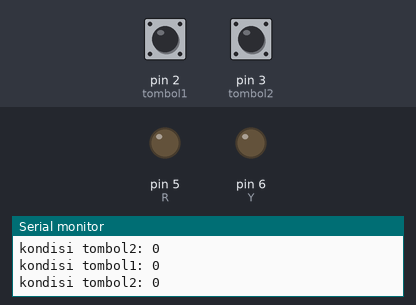
Bench run of a sketch on a simulated Arduino Uno, built with avr-gcc and run on an emulated ATmega328P. Parts: output pins drawn as LEDs (lit = HIGH), the last lines printed to the serial monitor. Inputs (shaded band) come from the test bench; at power-on: pin 2 (tombol1) LOW, pin 3 (tombol2) LOW.

Above: at 1.2 s.
1.3 s: pin 2 (tombol1) pulled HIGH for 0.15 s
At 1.43 s:
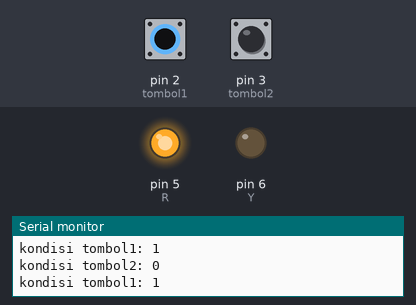
3.0 s: pin 2 (tombol1) pulled HIGH for 3.2 s
At 7.6 s:
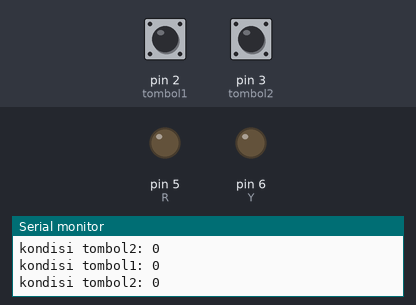
9.2 s: pin 3 (tombol2) pulled HIGH for 3.2 s
At 9.7 s:
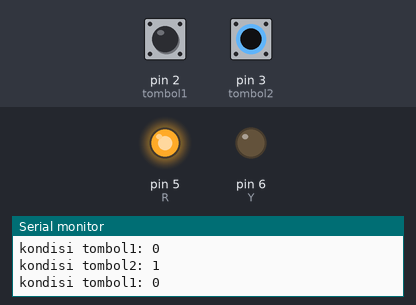
Timing chart, 0 to 14.0 s (numbered marks = the images above; inputs shaded):
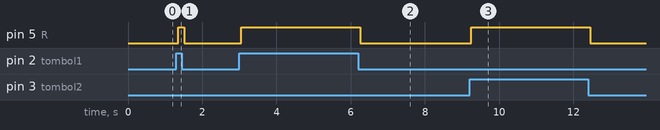

Measured:
- after the input at 1.3 s, pin 5 (R): LOW → HIGH after 0.05 s, → LOW 0.17 s later
- after the input at 3.0 s, pin 5 (R): LOW → HIGH after 0.05 s, → LOW 3.2 s later
- after the input at 9.2 s, pin 5 (R): LOW → HIGH after 0.05 s, → LOW 3.2 s later

The sketch:

1._1lednyaladengan_salah_satutombol.ino
```cpp
int tombol1=2;
int R=5;
int tombol2=3;
int Y=6;

void setup() {
Serial.begin(9600);
  pinMode(tombol1,INPUT);
  pinMode(R,OUTPUT);
  pinMode(tombol2,INPUT);
  pinMode(Y,OUTPUT);

}

void loop() {
  int bacaTombol1=digitalRead(tombol1);
  Serial.println("kondisi tombol1: " +String(bacaTombol1));
  int bacaTombol2=digitalRead(tombol2);
  Serial.println("kondisi tombol2: " +String(bacaTombol2));

 if(bacaTombol1==1 ||bacaTombol2==1){
 digitalWrite(R,HIGH);
 }else{
digitalWrite(R,LOW);
 }
}
```
